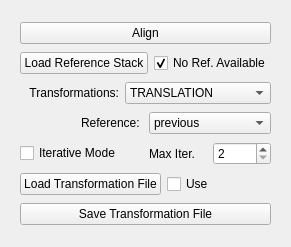
         <widget class="QWidget" name="page_3">
          <property name="geometry">
           <rect>
            <x>0</x>
            <y>0</y>
            <width>286</width>
            <height>247</height>
           </rect>
          </property>
          <attribute name="label">
           <string>Alignment</string>
          </attribute>
          <layout class="QGridLayout" name="gridLayout_16">
           <item row="0" column="0">
            <widget class="QWidget" name="widget_2" native="true">
             <layout class="QGridLayout" name="gridLayout_7">
              <item row="2" column="0" colspan="2">
               <layout class="QHBoxLayout" name="horizontalLayout_8">
                <item>
                 <widget class="QLabel" name="label_3">
                  <property name="text">
                   <string>Transformations:</string>
                  </property>
                  <property name="alignment">
                   <set>Qt::AlignRight|Qt::AlignTrailing|Qt::AlignVCenter</set>
                  </property>
                 </widget>
                </item>
                <item>
                 <widget class="QComboBox" name="cb_alignTransform">
                  <item>
                   <property name="text">
                    <string>TRANSLATION</string>
                   </property>
                  </item>
                  <item>
                   <property name="text">
                    <string>RIGID_BODY</string>
                   </property>
                  </item>
                  <item>
                   <property name="text">
                    <string>SCALED_ROTATION</string>
                   </property>
                  </item>
                  <item>
                   <property name="text">
                    <string>AFFINE</string>
                   </property>
                  </item>
                  <item>
                   <property name="text">
                    <string>BILINEAR</string>
                   </property>
                  </item>
                 </widget>
                </item>
               </layout>
              </item>
              <item row="3" column="0" colspan="2">
               <layout class="QHBoxLayout" name="horizontalLayout_11">
                <item>
                 <widget class="QLabel" name="label_6">
                  <property name="text">
                   <string>Reference: </string>
                  </property>
                  <property name="alignment">
                   <set>Qt::AlignRight|Qt::AlignTrailing|Qt::AlignVCenter</set>
                  </property>
                 </widget>
                </item>
                <item>
                 <widget class="QComboBox" name="cb_alignRef">
                  <item>
                   <property name="text">
                    <string>previous</string>
                   </property>
                  </item>
                  <item>
                   <property name="text">
                    <string>mean</string>
                   </property>
                  </item>
                  <item>
                   <property name="text">
                    <string>first</string>
                   </property>
                  </item>
                 </widget>
                </item>
               </layout>
              </item>
              <item row="4" column="0" colspan="2">
               <layout class="QHBoxLayout" name="horizontalLayout_15">
                <item>
                 <widget class="QCheckBox" name="cb_iterAlign">
                  <property name="sizePolicy">
                   <sizepolicy hsizetype="Preferred" vsizetype="Fixed">
                    <horstretch>0</horstretch>
                    <verstretch>0</verstretch>
                   </sizepolicy>
                  </property>
                  <property name="text">
                   <string>Iterative Mode</string>
                  </property>
                 </widget>
                </item>
                <item>
                 <layout class="QHBoxLayout" name="horizontalLayout_13">
                  <item>
                   <widget class="QLabel" name="label_7">
                    <property name="text">
                     <string>Max Iter.</string>
                    </property>
                   </widget>
                  </item>
                  <item>
                   <widget class="QSpinBox" name="sb_maxIterVal">
                    <property name="sizePolicy">
                     <sizepolicy hsizetype="Preferred" vsizetype="Fixed">
                      <horstretch>0</horstretch>
                      <verstretch>0</verstretch>
                     </sizepolicy>
                    </property>
                    <property name="minimum">
                     <number>2</number>
                    </property>
                    <property name="maximum">
                     <number>24</number>
                    </property>
                   </widget>
                  </item>
                 </layout>
                </item>
               </layout>
              </item>
              <item row="0" column="0" colspan="2">
               <widget class="QPushButton" name="pb_alignStack">
                <property name="sizePolicy">
                 <sizepolicy hsizetype="Preferred" vsizetype="Fixed">
                  <horstretch>0</horstretch>
                  <verstretch>0</verstretch>
                 </sizepolicy>
                </property>
                <property name="text">
                 <string>Align</string>
                </property>
               </widget>
              </item>
              <item row="1" column="0" colspan="2">
               <layout class="QHBoxLayout" name="horizontalLayout_14">
                <item>
                 <widget class="QPushButton" name="pb_load_align_ref">
                  <property name="sizePolicy">
                   <sizepolicy hsizetype="Preferred" vsizetype="Fixed">
                    <horstretch>0</horstretch>
                    <verstretch>0</verstretch>
                   </sizepolicy>
                  </property>
                  <property name="text">
                   <string>Load Reference Stack</string>
                  </property>
                 </widget>
                </item>
                <item>
                 <widget class="QCheckBox" name="rb_alignRefVoid">
                  <property name="text">
                   <string>No Ref. Available</string>
                  </property>
                  <property name="checked">
                   <bool>true</bool>
                  </property>
                 </widget>
                </item>
               </layout>
              </item>
              <item row="6" column="0" colspan="2">
               <widget class="QPushButton" name="pb_saveAlignTranform">
                <property name="sizePolicy">
                 <sizepolicy hsizetype="Preferred" vsizetype="Fixed">
                  <horstretch>0</horstretch>
                  <verstretch>0</verstretch>
                 </sizepolicy>
                </property>
                <property name="text">
                 <string>Save Transformation File</string>
                </property>
               </widget>
              </item>
              <item row="5" column="1">
               <widget class="QCheckBox" name="cb_use_tmatFile">
                <property name="text">
                 <string>Use</string>
                </property>
               </widget>
              </item>
              <item row="5" column="0">
               <widget class="QPushButton" name="pb_loadAlignTranform">
                <property name="sizePolicy">
                 <sizepolicy hsizetype="Preferred" vsizetype="Fixed">
                  <horstretch>0</horstretch>
                  <verstretch>0</verstretch>
                 </sizepolicy>
                </property>
                <property name="text">
                 <string>Load Transformation File</string>
                </property>
               </widget>
              </item>
             </layout>
            </widget>
           </item>
          </layout>
         </widget>
